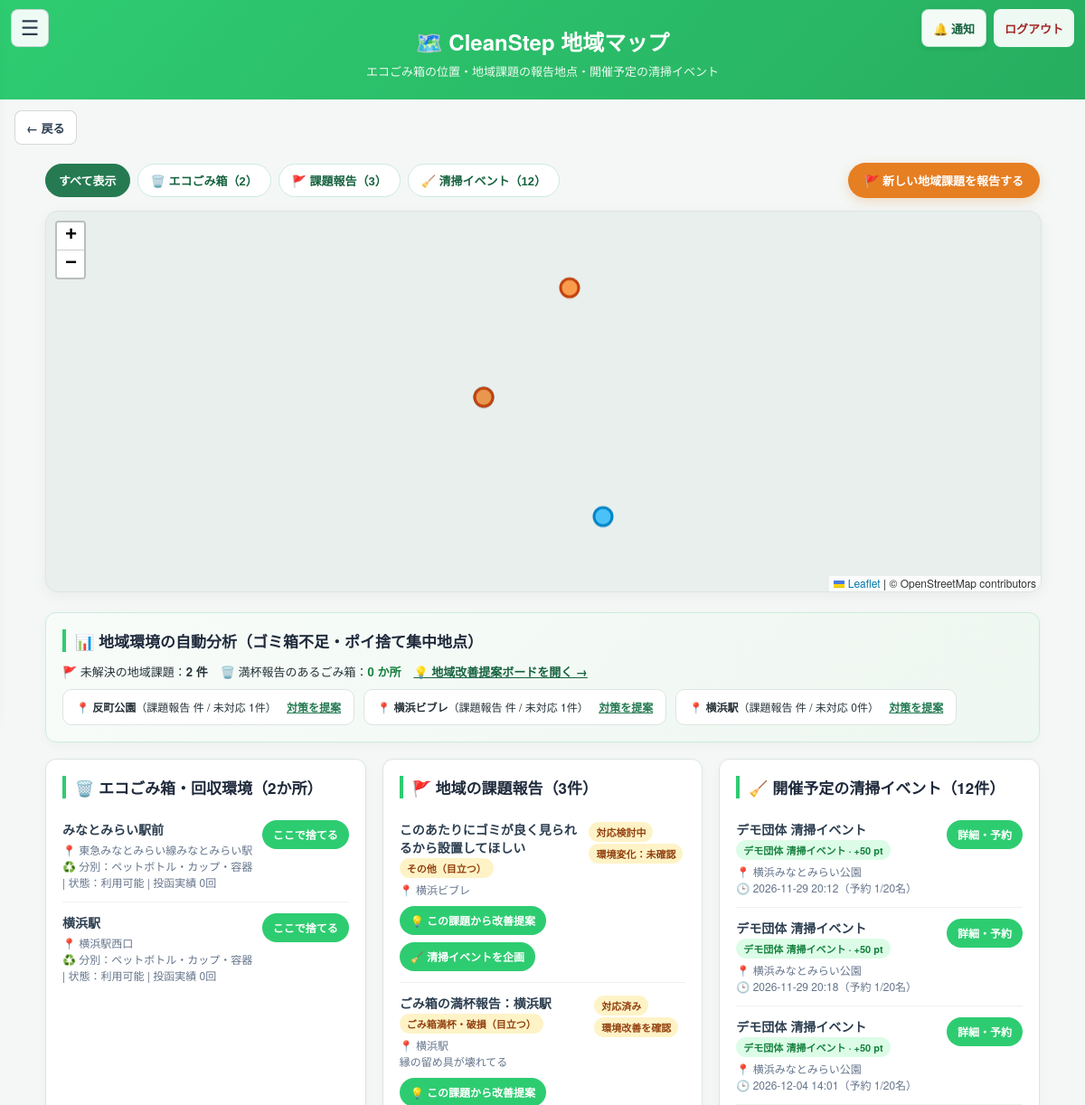
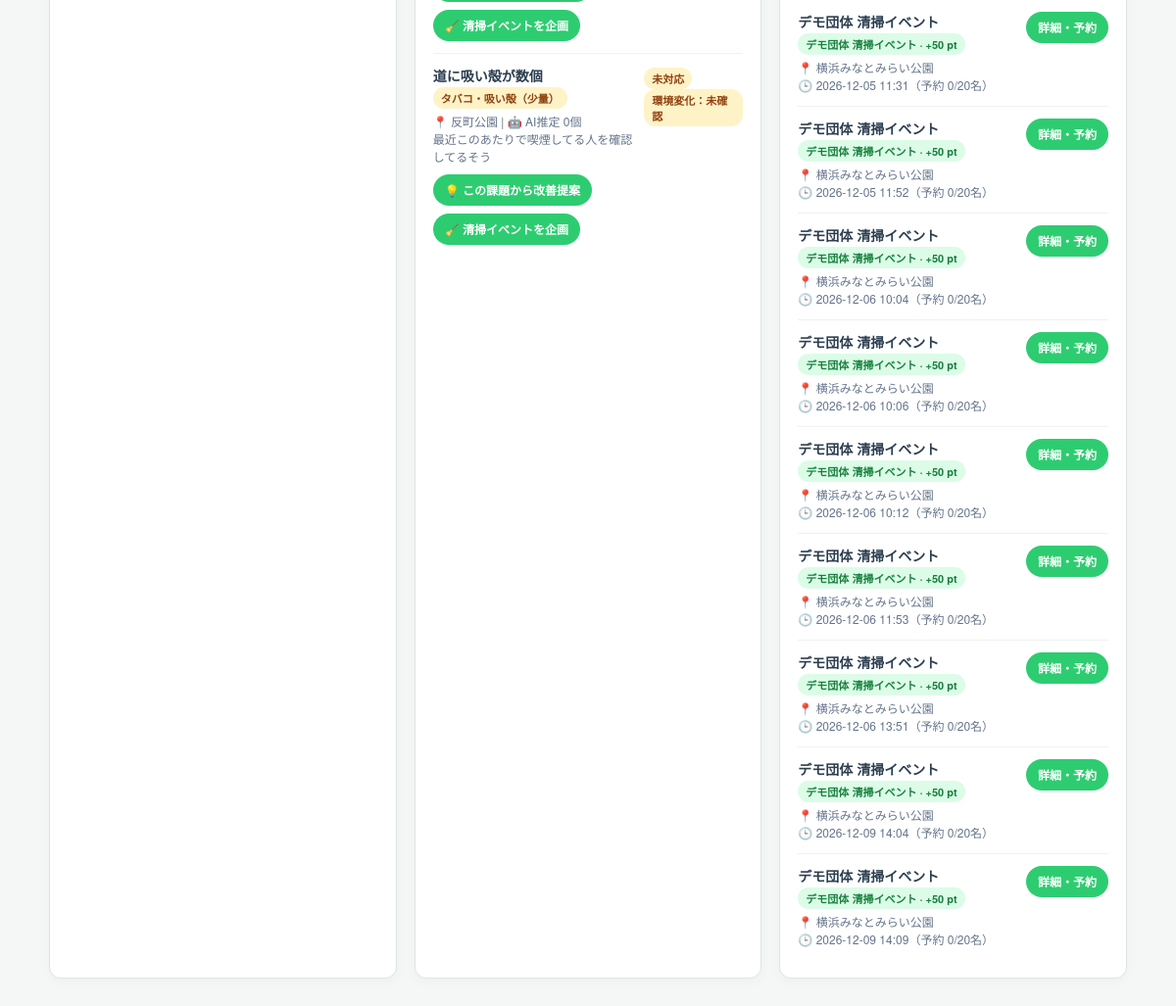
/map (signed in), run on the app's committed database (2 pictures, top to bottom).
### tables this page shows
CREATE TABLE issue_reports (
                id INTEGER PRIMARY KEY AUTOINCREMENT,
                user_id INTEGER NOT NULL,
                title TEXT NOT NULL,
                location TEXT NOT NULL,
                latitude REAL CHECK(latitude IS NULL OR (latitude >= -90 AND latitude <= 90)),
                longitude REAL CHECK(longitude IS NULL OR (longitude >= -180 AND longitude <= 180)),
                trash_type TEXT NOT NULL DEFAULT 'ペットボトル・飲料容器',
                severity TEXT NOT NULL DEFAULT 'medium'
                    CHECK(severity IN ('low', 'medium', 'high')),
                description TEXT,
                image_path TEXT,
                ai_detected_count INTEGER,
                status TEXT NOT NULL DEFAULT 'open'
                    CHECK(status IN ('open', 'in_progress', 'resolved')),
                created_at TEXT NOT NULL DEFAULT CURRENT_TIMESTAMP, action_note TEXT NOT NULL DEFAULT '', reviewed_by INTEGER REFERENCES users(id), reviewed_at TEXT, environment_status TEXT NOT NULL DEFAULT 'unverified' CHECK(environment_status IN ('unverified', 'improved', 'unchanged', 'worsened', 'recurred')), environment_note TEXT NOT NULL DEFAULT '', environment_checked_by INTEGER REFERENCES users(id), environment_checked_at TEXT, report_type TEXT NOT NULL DEFAULT 'litter', bin_problem_type TEXT NOT NULL DEFAULT '', bin_id INTEGER REFERENCES trash_bins(id) ON DELETE SET NULL,
                FOREIGN KEY (user_id) REFERENCES users(id)
            );

CREATE TABLE trash_bins (
                id INTEGER PRIMARY KEY AUTOINCREMENT,
                name TEXT NOT NULL UNIQUE,
                description TEXT NOT NULL,
                lat REAL NOT NULL CHECK(lat >= -90 AND lat <= 90),
                lng REAL NOT NULL CHECK(lng >= -180 AND lng <= 180),
                created_at TEXT NOT NULL DEFAULT CURRENT_TIMESTAMP
            , waste_types TEXT NOT NULL DEFAULT 'ペットボトル・カップ・容器', bin_status TEXT NOT NULL DEFAULT 'active');

CREATE TABLE events (
                id INTEGER PRIMARY KEY AUTOINCREMENT,
                name TEXT,
                location TEXT,
                datetime TEXT,
                bonus_points INTEGER,
                organizer_id INTEGER,
                status TEXT NOT NULL DEFAULT 'open' CHECK(status IN ('open', 'cancelled')), review_status TEXT NOT NULL
                DEFAULT 'approved'
                CHECK(review_status IN ('pending', 'reviewing', 'changes_requested', 'approved', 'rejected')), review_comment TEXT, reviewed_by INTEGER REFERENCES users(id), reviewed_at TEXT, organization_id INTEGER REFERENCES organizations(id), latitude REAL, longitude REAL, reward_details TEXT, category TEXT NOT NULL DEFAULT 'その他', capacity INTEGER NOT NULL DEFAULT 20, purpose_issue TEXT NOT NULL DEFAULT '',
                FOREIGN KEY (organizer_id) REFERENCES users(id)
            );

### app.py (the view)
@app.route('/map')
@user_required
def regional_map():
    conn = get_db()
    try:
        bins = [
            dict(row) for row in conn.execute('''
                SELECT b.*,
                       (SELECT COUNT(*) FROM activity_history a
                        WHERE a.type = 'trash_bin' AND a.title = b.name) AS usage_count
                FROM trash_bins b
                ORDER BY b.name
            ''').fetchall()
        ]
        events = [
            dict(row) for row in conn.execute('''
                SELECT e.id, e.name, e.location, e.latitude, e.longitude,
                       e.datetime, e.bonus_points, e.category,
                       (SELECT COUNT(*) FROM event_reservations r
                        WHERE r.event_id = e.id AND r.status = 'reserved') AS reserved_count,
                       e.capacity
                FROM events e
                WHERE e.status = 'open' AND e.review_status = 'approved'
                    AND e.datetime >= datetime('now', '+9 hours')
                ORDER BY e.datetime
            ''').fetchall()
        ]
        issues = []
        hotspot_locations = []
        is_organizer = bool(get_user_organization_id(conn, session['user_id']))
        focus_issue_id = request.args.get('issue_id', type=int)
        try:
            issues = [
                dict(row) for row in conn.execute('''
                    SELECT i.*
                    FROM issue_reports i
                    ORDER BY i.created_at DESC, i.id DESC
                    LIMIT 50
                ''').fetchall()
            ]
            events_by_location = {}
            for event in events:
                location_key = event['location'].strip().casefold()
                events_by_location.setdefault(location_key, []).append(event)
            for issue in issues:
                issue['related_events'] = events_by_location.get(
                    issue['location'].strip().casefold(), []
                )
                issue['proposal_url'] = url_for(
                    'improvement_proposals_board',
                    issue_id=issue['id'],
                    location=issue['location'],
                )
                if issue['id'] == focus_issue_id:
                    issue['focused'] = True
            hotspot_locations = [
                dict(row) for row in conn.execute('''
                    SELECT location, COUNT(*) AS report_count,
                           SUM(CASE WHEN status != 'resolved' THEN 1 ELSE 0 END) AS open_count,
                           GROUP_CONCAT(DISTINCT trash_type) AS trash_types
                    FROM issue_reports
                    GROUP BY location
                    ORDER BY open_count DESC, report_count DESC
                    LIMIT 5
                ''').fetchall()
            ]
        except sqlite3.OperationalError:
            issues = []
            hotspot_locations = []
        full_bins_count = sum(1 for b in bins if b.get('bin_status') == 'full_reported')
        open_issues_count = sum(1 for i in issues if i.get('status') != 'resolved')
        return render_template(
            'regional_map.html',
            bins=bins,
            events=events,
            issues=issues,
            hotspot_locations=hotspot_locations,
            full_bins_count=full_bins_count,
            open_issues_count=open_issues_count,
            focus_issue_id=focus_issue_id,
            is_organizer=is_organizer,
        )
    finally:
        conn.close()

### templates/regional_map.html (shortened to what this page needs)
<!DOCTYPE html>
<html lang="ja">
<head>
    <link rel="stylesheet" href="https://unpkg.com/leaflet@1.9.4/dist/leaflet.css">
</head>
<body data-view-mode="{{ view_mode }}">
    {% include "_user_navigation.html" %}
    <div class="header">
        <h1>🗺️ CleanStep 地域マップ</h1>
        <p>エコごみ箱の位置・地域課題の報告地点・開催予定の清掃イベント</p>
    </div>
    {% include "_user_page_back.html" %}
    <main class="container">
        <div class="toolbar">
            <div class="filter-tabs" role="group" aria-label="マップ表示フィルタ">
                <button type="button" class="filter-btn active" data-layer="all">すべて表示</button>
                <button type="button" class="filter-btn" data-layer="bins">🗑️ エコごみ箱（{{ bins|length }}）</button>
                <button type="button" class="filter-btn" data-layer="issues">🚩 課題報告（{{ issues|length }}）</button>
                <button type="button" class="filter-btn" data-layer="events">🧹 清掃イベント（{{ events|length }}）</button>
            </div>
            <a class="report-cta" href="{{ url_for('issue_report_new') }}">🚩 新しい地域課題を報告する</a>
        </div>
        <div id="regional-map" aria-label="地域環境マップ"></div>
        <section class="panel" style="margin-bottom: 18px; background: linear-gradient(135deg, #f8fcf9, #eef7f1); border-color: #ccebdd;" aria-label="地域環境ホットスポット分析">
            <h2>📊 地域環境の自動分析（ゴミ箱不足・ポイ捨て集中地点）</h2>
            <div style="display:flex; flex-wrap:wrap; gap:14px; font-size:13px; margin-bottom:10px;">
                <span>🚩 未解決の地域課題：<strong>{{ open_issues_count }} 件</strong></span>
                <span>🗑️ 満杯報告のあるごみ箱：<strong style="color:{{ '#b91c1c' if full_bins_count else '#15803d' }};">{{ full_bins_count }} か所</strong></span>
                <a href="{{ url_for('improvement_proposals_board') }}" style="color:#17633f; font-weight:700; text-decoration:underline;">💡 地域改善提案ボードを開く →</a>
            </div>
            {% if hotspot_locations %}
                <div style="display:flex; flex-wrap:wrap; gap:10px;">
                    {% for hs in hotspot_locations %}
                        <div style="padding:10px 14px; background:#fff; border:1px solid #dce5e1; border-radius:10px; font-size:12px;">
                            <strong>📍 {{ hs.location }}</strong>（課題報告 {{ hs.issue_count }}件 / 未対応 {{ hs.open_count }}件）
                            <a href="{{ url_for('improvement_proposals_board') }}" style="margin-left:8px; color:#257a52; font-weight:700;">対策を提案</a>
                        </div>
                    {% endfor %}
                </div>
            {% else %}
                <p class="empty">現在、特定の場所に課題が集中しているホットスポットはありません。</p>
            {% endif %}
        </section>
        <div class="grid-3">
            <section class="panel" data-panel="bins">
                <h2>🗑️ エコごみ箱・回収環境（{{ bins|length }}か所）</h2>
                {% for bin in bins %}
                    <div class="map-item">
                        <div>
                            <span class="map-item-title">{{ bin.name }}</span>
                            <span class="map-item-meta">
                                📍 {{ bin.description }}<br>
                                ♻️ 分別：{{ bin.waste_types or 'ペットボトル・カップ・容器' }} |
                                状態：{% if bin.bin_status == 'full_reported' %}<strong style="color:#b91c1c;">満杯報告あり</strong>{% else %}利用可能{% endif %} |
                                投函実績 {{ bin.usage_count }}回
                            </span>
                        </div>
                        <a class="action-link" href="{{ url_for('trash_bin', bin_id=bin.id) }}">ここで捨てる</a>
                    </div>
                {% else %}
                    <p class="empty">登録されているエコごみ箱はまだありません。</p>
                {% endfor %}
            </section>
            <section class="panel" data-panel="issues">
                <h2>🚩 地域の課題報告（{{ issues|length }}件）</h2>
                {% for issue in issues %}
                    <div class="map-item{% if issue.focused %} focused{% endif %}" id="issue-{{ issue.id }}">
                        <div>
                            <span class="map-item-title">{{ issue.title }}</span>
                            <span class="badge {{ 'badge-issue-high' if issue.severity == 'high' else 'badge-issue' }}">
                                {{ issue.trash_type }}（{{ '多量・緊急' if issue.severity == 'high' else ('目立つ' if issue.severity == 'medium' else '少量') }}）
                            </span>
                            <span class="map-item-meta">
                                📍 {{ issue.location }}
                                {% if issue.ai_detected_count is not none %} | 🤖 AI推定 {{ issue.ai_detected_count }}個{% endif %}
                                {% if issue.description %}<br>{{ issue.description }}{% endif %}
                            </span>
                            <div class="issue-actions">
                                <a class="action-link" href="{{ issue.proposal_url }}">💡 この課題から改善提案</a>
                                {% if is_organizer %}
                                    <a class="action-link" href="{{ url_for('organizer_event_new', from_issue=issue.id) }}">🧹 清掃イベントを企画</a>
                                {% endif %}
                            </div>
                        </div>
                        <div>
                            <span class="badge badge-issue">{{ '対応済み' if issue.status == 'resolved' else ('対応検討中' if issue.status == 'in_progress' else '未対応') }}</span>
                            <span class="badge badge-issue">
                                {% set environment_labels = {'unverified': '環境変化：未確認', 'improved': '環境改善を確認', 'unchanged': '環境変化なし', 'worsened': '環境悪化', 'recurred': '再発を確認'} %}
                                {{ environment_labels.get(issue.environment_status, '環境変化：未確認') }}
                            </span>
                        </div>
                    </div>
                {% else %}
                    <p class="empty">まだ課題報告はありません。「新しい地域課題を報告する」から投稿できます。</p>
                {% endfor %}
            </section>
            <section class="panel" data-panel="events">
                <h2>🧹 開催予定の清掃イベント（{{ events|length }}件）</h2>
                {% for event in events %}
                    <div class="map-item">
                        <div>
                            <span class="map-item-title">{{ event.name }}</span>
                            <span class="badge badge-event">{{ event.category }} · +{{ event.bonus_points }} pt</span>
                            <span class="map-item-meta">
                                📍 {{ event.location }}<br>
                                🕒 {{ event.datetime }}（予約 {{ event.reserved_count }}/{{ event.capacity }}名）
                            </span>
                        </div>
                        <a class="action-link" href="{{ url_for('event_reserve', event_id=event.id) }}">詳細・予約</a>
                    </div>
                {% else %}
                    <p class="empty">現在募集中の清掃イベントはありません。</p>
                {% endfor %}
            </section>
        </div>
    </main>
</body>
</html>

### data on the page
issue_reports: location "反町公園", open_count "1", title "道に吸い殻が数個", trash_type "タバコ・吸い殻", severity "少量", ai_detected_count "0", description "最近このあたりで喫煙してる人を確認してるそう", status "未対応", get "環境変化：未確認"
issue_reports: location "横浜ビブレ", open_count "1", title "このあたりにゴミが良く見られるから設置してほしい", trash_type "その他", severity "目立つ", status "対応検討中", get "環境変化：未確認"
trash_bins: name "みなとみらい駅前", description "東急みなとみらい線みなとみらい駅", waste_types "ペットボトル・カップ・容器", bin_status "利用可能", usage_count "0"
trash_bins: name "横浜駅", description "横浜駅西口", waste_types "ペットボトル・カップ・容器", bin_status "利用可能", usage_count "0"
issue_reports: title "ごみ箱の満杯報告：横浜駅", trash_type "ごみ箱満杯・破損", severity "目立つ", location "横浜駅", description "縁の留め具が壊れてる", status "対応済み", get "環境改善を確認"
events: name "デモ団体 清掃イベント", category "デモ団体 清掃イベント", bonus_points "50", location "横浜みなとみらい公園", datetime "2026-11-29 20:12", reserved_count "1", capacity "20"
events: name "デモ団体 清掃イベント", category "デモ団体 清掃イベント", bonus_points "50", location "横浜みなとみらい公園", datetime "2026-11-29 20:18", reserved_count "1", capacity "20"
events: name "デモ団体 清掃イベント", category "デモ団体 清掃イベント", bonus_points "50", location "横浜みなとみらい公園", datetime "2026-12-04 14:01", reserved_count "1", capacity "20"
events: name "デモ団体 清掃イベント", category "デモ団体 清掃イベント", bonus_points "50", location "横浜みなとみらい公園", datetime "2026-12-05 11:31", reserved_count "0", capacity "20"
events: name "デモ団体 清掃イベント", category "デモ団体 清掃イベント", bonus_points "50", location "横浜みなとみらい公園", datetime "2026-12-05 11:52", reserved_count "0", capacity "20"
events: name "デモ団体 清掃イベント", category "デモ団体 清掃イベント", bonus_points "50", location "横浜みなとみらい公園", datetime "2026-12-06 10:04", reserved_count "0", capacity "20"
events: name "デモ団体 清掃イベント", category "デモ団体 清掃イベント", bonus_points "50", location "横浜みなとみらい公園", datetime "2026-12-06 10:06", reserved_count "0", capacity "20"
events: name "デモ団体 清掃イベント", category "デモ団体 清掃イベント", bonus_points "50", location "横浜みなとみらい公園", datetime "2026-12-06 10:12", reserved_count "0", capacity "20"
events: name "デモ団体 清掃イベント", category "デモ団体 清掃イベント", bonus_points "50", location "横浜みなとみらい公園", datetime "2026-12-06 11:53", reserved_count "0", capacity "20"
events: name "デモ団体 清掃イベント", category "デモ団体 清掃イベント", bonus_points "50", location "横浜みなとみらい公園", datetime "2026-12-06 13:51", reserved_count "0", capacity "20"
events: name "デモ団体 清掃イベント", category "デモ団体 清掃イベント", bonus_points "50", location "横浜みなとみらい公園", datetime "2026-12-09 14:04", reserved_count "0", capacity "20"
events: name "デモ団体 清掃イベント", category "デモ団体 清掃イベント", bonus_points "50", location "横浜みなとみらい公園", datetime "2026-12-09 14:09", reserved_count "0", capacity "20"

### other printed values
{{ bins|length }} "2"
{{ issues|length }} "3"
{{ events|length }} "12"
{{ open_issues_count }} "2"
{{ full_bins_count }} "0"
{{ hs.location }} "横浜駅"
{{ hs.open_count }} "0"
